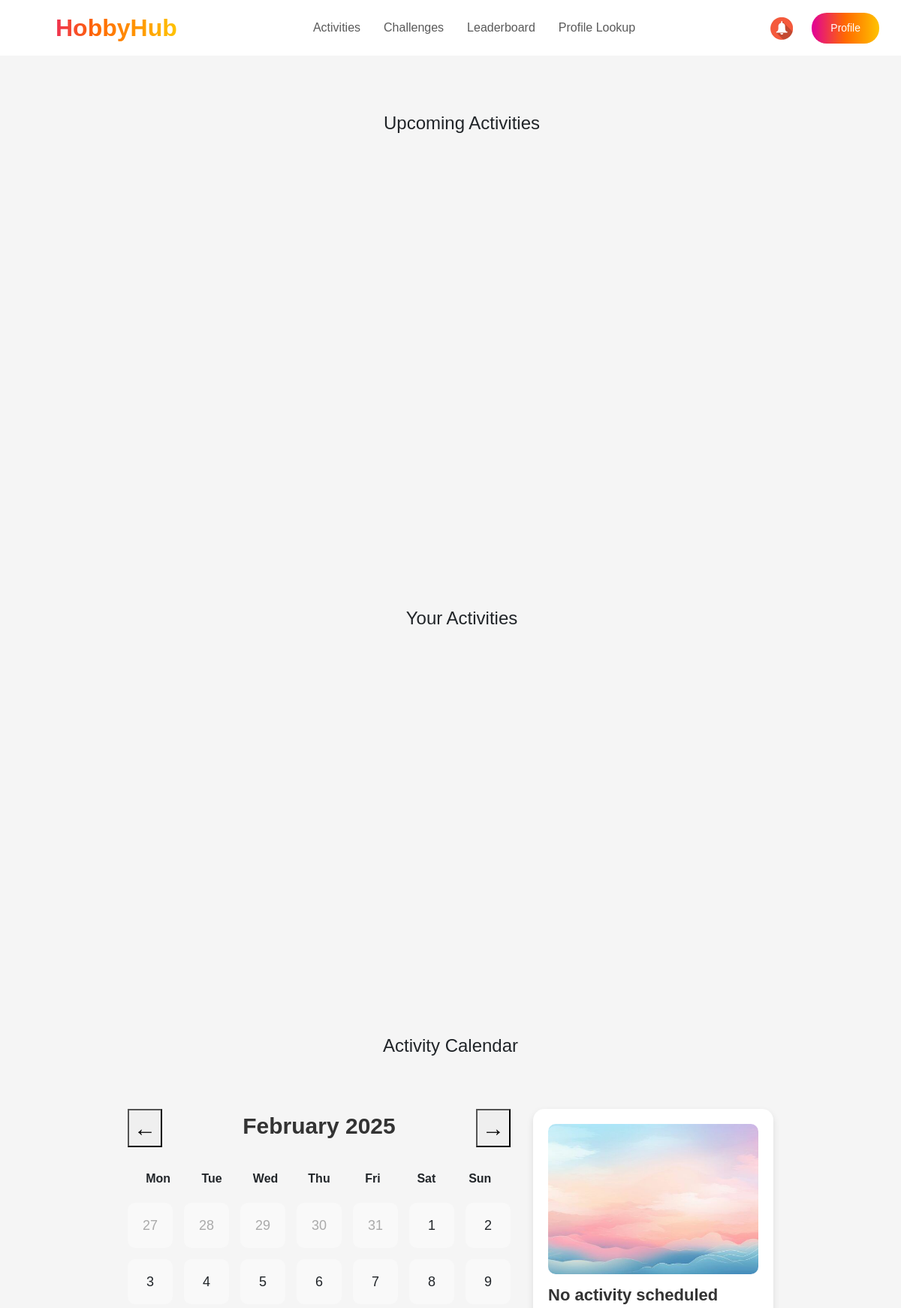
/user/ (signed in, upper part), run on an earlier commit of the app's database.
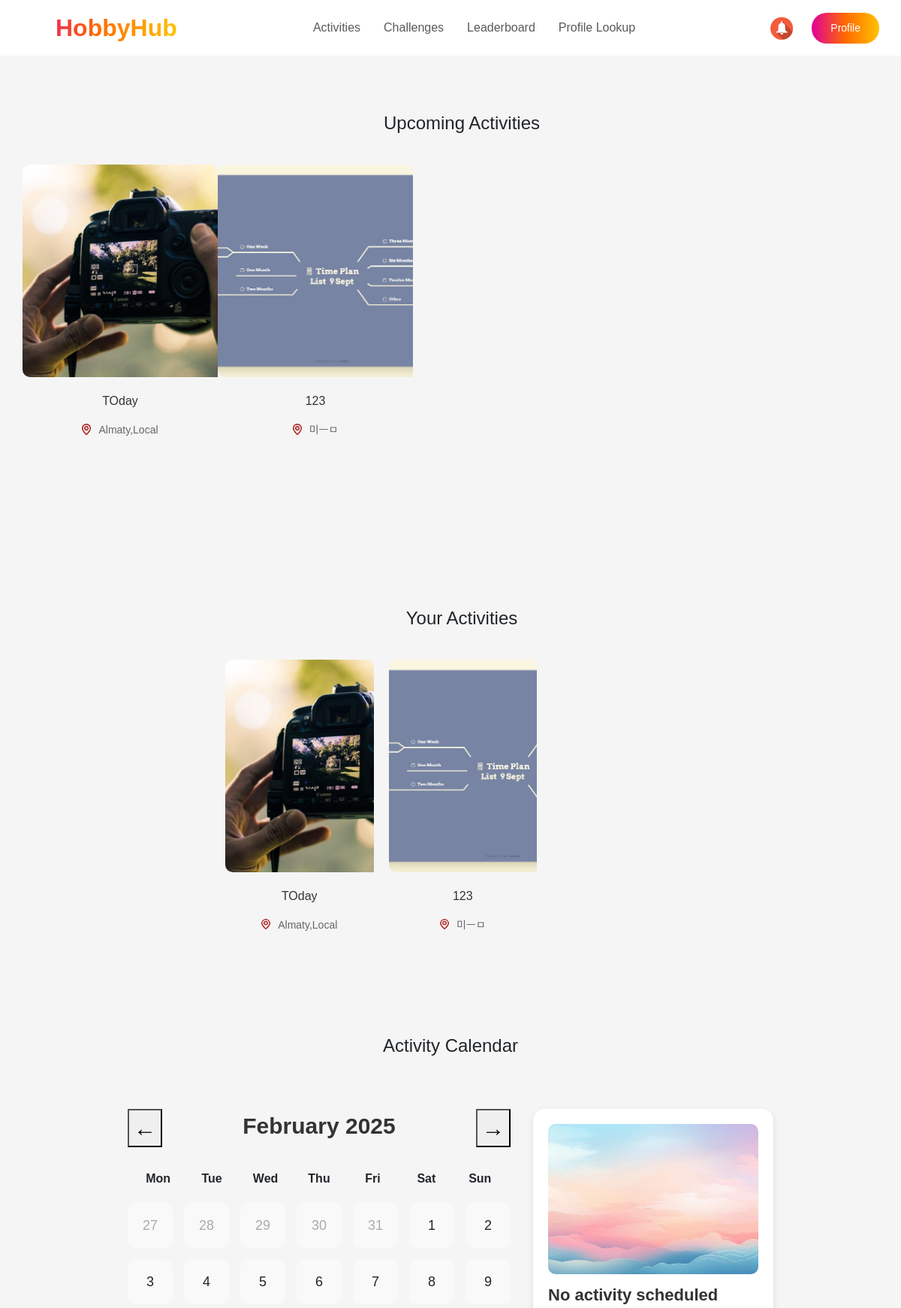
And on a later commit of the database.
### events/models.py (models this page shows, shortened)
class Event(models.Model):
    title = models.CharField(max_length=150)
    description = models.TextField()
    location = models.CharField(max_length=250)
    date = models.DateField()
    time = models.TimeField()
    hobbies = models.ManyToManyField(Hobby, related_name='events')  # Связь многие ко многим
    image = models.ImageField(upload_to='event_images/', null=True, blank=True)
    company = models.ForeignKey(
        Company,
        to_field='company_id',
        on_delete=models.CASCADE,
        verbose_name="Company"
    )
    diamonds = models.IntegerField(default=0, verbose_name="Diamonds")  # Новое поле
    quota = models.IntegerField(default=10, verbose_name="Quota")      # Новое поле
    participants = models.ManyToManyField(Employee, related_name='events', blank=True)

### events/views.py (the view)
# urls.py: path('user/', user_view, name='user_view'),
@role_required("employee")
@approval_required
def user_view(request):
    events = Event.objects.all()
    events_json = serialize('json', events, fields=('title', 'date', 'location', 'image'))
    events_data = json.loads(events_json)
    return render(request, 'user.html', {'events': events, 'events_data': events_data})

### events/views.py (called while the page is built)
def role_required(role):
    def decorator(view_func):
        @wraps(view_func)
        def wrapper(request, *args, **kwargs):
            if role == "employee" and not request.session.get("nickname"):
                return redirect(f"/sign_in/?next={request.get_full_path()}")
            if role == "organizer" and not request.session.get("company_id"):
                return redirect(f"/sign_in/?next={request.get_full_path()}")
            return view_func(request, *args, **kwargs)
        return wrapper
    return decorator

def approval_required(view_func):
    @wraps(view_func)
    def _wrapped_view(request, *args, **kwargs):
        nickname = request.session.get("nickname")
        if not nickname:
            return redirect("sign_in")  # Если нет сессии, отправляем на вход
        user = Employee.objects.filter(nickname=nickname).first()
        if not user or not user.is_approved:
            return redirect("")  # Если нет пользователя или он не подтвержден
        return view_func(request, *args, **kwargs)  # Выполняем целевую вьюху
    return _wrapped_view

### events/templates/user.html (shortened to what this page needs)
<!DOCTYPE html>
<html lang="en">
<head>
    {% load static %}
    <link rel="stylesheet" href="https://cdn.jsdelivr.net/npm/bootstrap@5.3.0/dist/css/bootstrap.min.css">
    <link rel="stylesheet" href="{% static 'css/all.css' %}">
    <link href="https://fonts.cdnfonts.com/css/gilroy-bold" rel="stylesheet">
    <link rel="stylesheet" href="https://cdn.jsdelivr.net/npm/swiper/swiper-bundle.min.css">
</head>
<body>
    <section class="header">
        <nav class="navbar navbar-expand-lg navbar-bold px-4  bg-white fixed-top">
            <a class="navbar-brand fw-bold gradient-text logo" href="#">HobbyHub</span></a>
            <div class="collapse navbar-collapse justify-content-center" id="navbarNav">
                <ul class="navbar-nav">
                    <li class="nav-item header-text"><a class="nav-link" href="{% url 'user_activities'%}">Activities</a></li>
                    <li class="nav-item header-text"><a class="nav-link" href="#">Challenges</a></li>
                    <li class="nav-item header-text"><a class="nav-link" href="#">Leaderboard</a></li>
                    <li class="nav-item header-text"><a class="nav-link" href="#">Profile Lookup</a></li>
                </ul>
            </div>
            <div class="d-flex">
                <a class="notifications"><img src="{% static 'images/bell.jpg' %}" alt="Notification"></a>
                <button class="btn btn-gradient"><a href="{% url 'user_profile'%}" style="text-decoration: none; color: #fff;">Profile</a></button>
            </div>
        </nav>
        </section>
    <section class="activities">
        <h2 class="title text-center">Upcoming Activities</h2>
        <div class="swiper-container">
            <div class="swiper-wrapper">
                {% for event in events %}
                <div class="swiper-slide">
                    <img class="actphoto" src="{{ event.image.url }}" alt="{{ event.title }}">
                    <p class="ptitle">{{ event.title }}</p>
                    <div class="location-part">
                        <img src="{% static 'images/locationpoint.jpg' %}" alt="Location">
                        <p class="plocat"> {{ event.location }}</p>
                    </div>
                </div>
            {% endfor %}
            </div>
        </div>
    </section>
    <section class="activities-your activities">
        <h2 class="title text-center">Your Activities</h2>
        <div class="swiper-container your-act">
            <div class="swiper-wrapper">
                {% for event in events|slice:":3" %}
                <div class="swiper-slide">
                    <img class="actphoto" src="{{ event.image.url }}" alt="{{ event.title }}">
                    <p class="ptitle">{{ event.title }}</p>
                    <div class="location-part">
                        <img src="{% static 'images/locationpoint.jpg' %}" alt="Location">
                        <p class="plocat"> {{ event.location }}</p>
                    </div>
                </div>
            {% endfor %}
            </div>
        </div>
    </section>
    <h2 class="title text-center">Activity Calendar</h2>
    <div class="calendar-container">
        <div class="calendar">
            <div class="calendar-header">
                <button class="prev-month">←</button>
                <div class="current-month-year"></div>
                <button class="next-month">→</button>
            </div>
            <div class="calendar-weekdays">
            </div>
            <div class="calendar-grid"></div>
        </div>
        <div class="activity-details">
            <img id="activity-image" src="{% static 'images/img0.png' %}" alt="Activity Image">
            <h3 id="activity-title">No activity scheduled</h3>
        </div>
    </div>
</body>
</html>

What changed in the data, as far as the page shows it:
added Event: image (picture), title "TOday", location "Almaty,Local"
added Event: image (picture), title "123", location "미ㅡㅁ"
